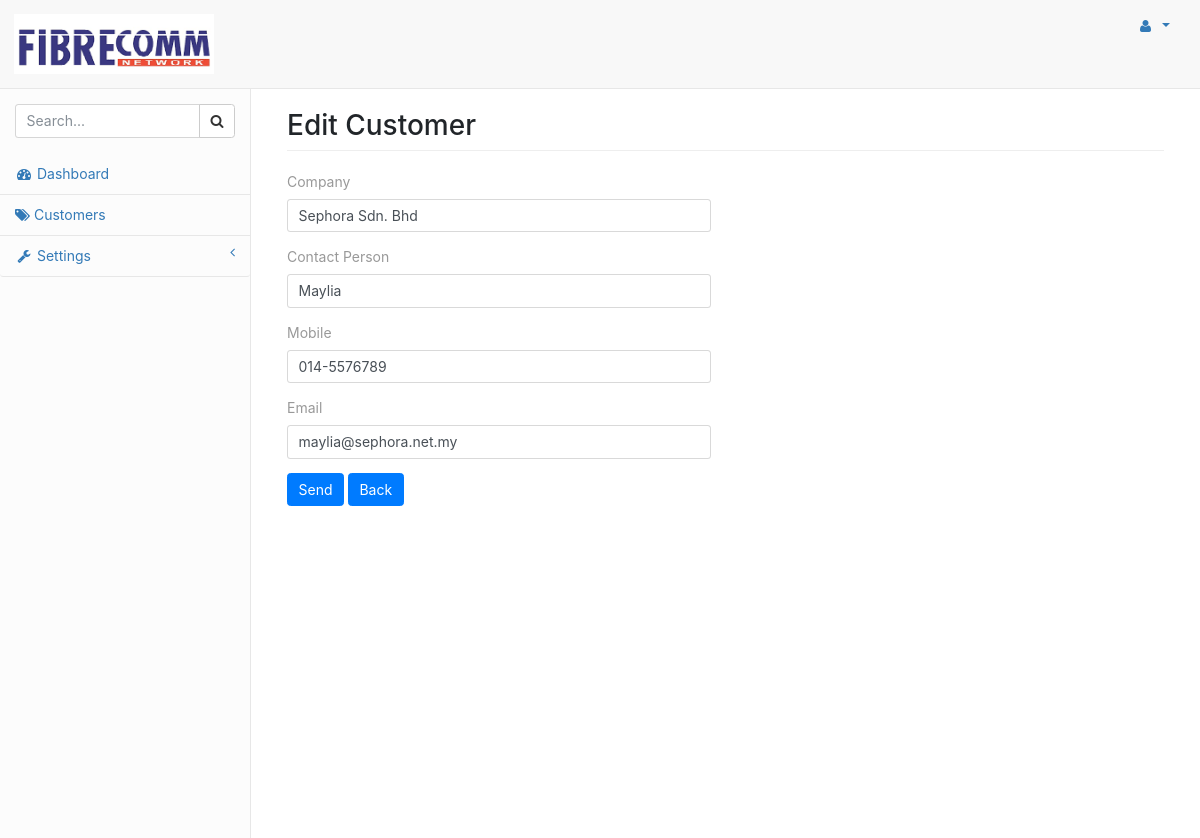
The app's page /pages/edit_customer.php?id=1 with its own data.
### tables this page shows
CREATE TABLE `addcustdb` (
  `ccompanyid` int(50) NOT NULL,
  `ccompany` varchar(255) NOT NULL,
  `ccontactperson` varchar(255) NOT NULL,
  `cmobile` varchar(255) NOT NULL,
  `cemail` varchar(255) NOT NULL,
  `serial_idnum` varchar(255) NOT NULL,
  `user_id` int(11) NOT NULL
);

### pages/edit_customer.php (the view, shortened to what this page needs)
<?php
include "includes/db1.php";
if (isset($_GET['id'])) {
    $customer_id = $_GET['id'];
    $sql = $conn1->query("SELECT * FROM addcustdb WHERE ccompanyid = $customer_id");
    if ($sql) {
        $row = $sql->fetch_assoc();
        $db_company = $row['ccompany'];
        $db_contact_person = $row['ccontactperson'];
        $db_mobile = $row['cmobile'];
        $db_email = $row['cemail'];
    }
}
 ?>
<!DOCTYPE html>
<html lang="en">
<head>
    <link href="../vendor/bootstrap/css/bootstrap.min.css" rel="stylesheet">
    <link href="../vendor/metisMenu/metisMenu.min.css" rel="stylesheet">
    <link href="../dist/css/sb-admin-2.css" rel="stylesheet">
    <link href="../vendor/font-awesome/css/font-awesome.min.css" rel="stylesheet" type="text/css">
<body>
<div id="wrapper">
    <header class="align-items-start app-header flex-column flex-md-row navbar navbar-expand-md navbar-light">
        <div class="align-items-baseline d-flex flex-row navbar-brand p-lg-3 pl-3 pr-3 pt-3">
            <a class="" href="indexstaff.php"><img src="../vendor/datatables/images/download.png" width="200" height="60"></a>
        </div>
        <ul class="nav navbar-nav ml-md-auto flex-row navbar-top-links">
            <li class="nav-item dropdown">
                <a class="nav-link dropdown-toggle nav-link" data-toggle="dropdown" href="#" role="button"
                   aria-haspopup="true" aria-expanded="false">
                    <i class="fa fa-user fa-fw"></i>
                </a>
            </li>
        </ul>
    </header>
    <div class="d-md-flex">
        <div class="sidebar" role="navigation">
            <div class="sidebar-nav collapse navbar-collapse show" id="side-menu-wrapper">
                <ul class="nav navbar-nav navbar-collapse flex-column side-nav list-group" id="side-menu">
                    <li class="sidebar-search">
                        <div class="input-group custom-search-form">
                            <input type="text" class="form-control" placeholder="Search...">
                            <span class="input-group-btn">
                                <button class="btn btn-white" type="button">
                                    <i class="fa fa-search"></i>
                                </button>
                            </span>
                        </div>
                    </li>
                    <li class="list-group-item">
                        <a href="indexstaff.php"><i class="fa fa-dashboard fa-fw"></i> Dashboard</a>
                    </li>
                    <li class="list-group-item">
                        <a href="cust_form.php"><i class="fa fa-tags"></i> Customers </a>
                    </li>
                    <li class="list-group-item">
                        <a href="#"><i class="fa fa-wrench fa-fw"></i> Settings<span class="fa arrow"></span></a>
                    </li>
                </ul>
            </div>
        </div>
        <div id="page-wrapper" class="p-4">
            <div class="container-fluid">
                <div class="row justify-content-center">
                    <div class="col-xl-12">
                        <h2 class="page-header">Edit Customer</h2>
                    </div>
                </div>
                <div class="row">
                    <div class="col-lg-6">
                        <form action="" method="post">
                            <div class="form-group">
                                <label>Company</label>
                                <input type="text" name="company" class="form-control" value="<?php echo $db_company ?>">
                            </div>
                            <div class="form-group">
                                <label>Contact Person</label>
                                <input type="text" name="contact" class="form-control" value="<?php echo $db_contact_person ?>">
                            </div>
                            <div class="form-group">
                                <label>Mobile</label>
                                <input type="text" name="phone" class="form-control" value="<?php echo $db_mobile ?>">
                            </div>
                            <div class="form-group">
                                <label>Email</label>
                                <input type="text" name="email" class="form-control" value="<?php echo $db_email ?>">
                            </div>
                            <div class="form-group">
                                <input type="submit" name="submit" class="btn btn-primary" value="Send">
                                <button type="back" name="back" class="btn btn-primary" onClick="javascript:window.location.href='cust_form.php'; return false">Back</button>
                            </div>
                        </form>
                    </div>
                </div>
            </div>
        </div>
    </div>
</div>
</body>
</html>

### records on screen
addcustdb: company "Sephora Sdn. Bhd", contact "Maylia", phone "014-5576789", email "maylia@sephora.net.my"
